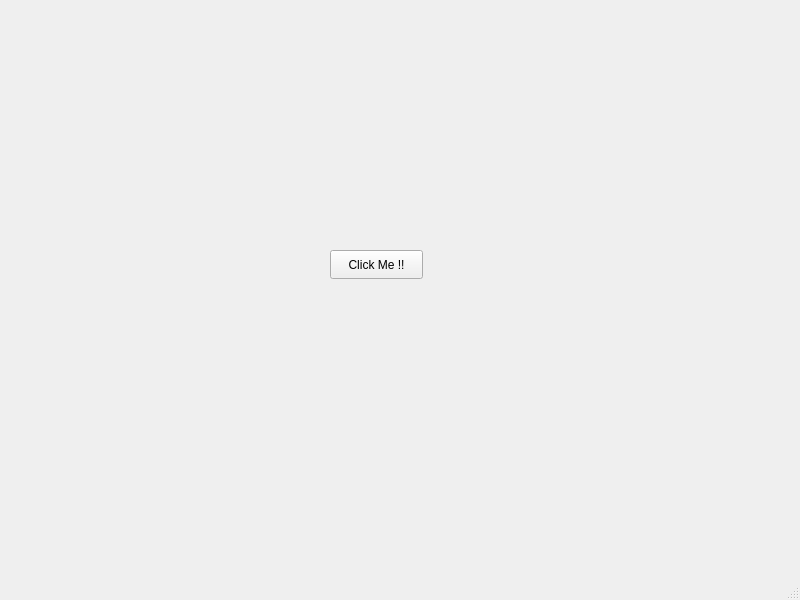
<?xml version="1.0" encoding="UTF-8"?>
<ui version="4.0">
 <class>MainWindow</class>
 <widget class="QMainWindow" name="MainWindow">
  <property name="geometry">
   <rect>
    <x>0</x>
    <y>0</y>
    <width>800</width>
    <height>600</height>
   </rect>
  </property>
  <property name="windowTitle">
   <string>MainWindow</string>
  </property>
  <widget class="QWidget" name="centralwidget">
   <widget class="QPushButton" name="pushButton">
    <property name="geometry">
     <rect>
      <x>330</x>
      <y>250</y>
      <width>93</width>
      <height>29</height>
     </rect>
    </property>
    <property name="text">
     <string>Click Me !!</string>
    </property>
   </widget>
  </widget>
  <widget class="QMenuBar" name="menubar">
   <property name="geometry">
    <rect>
     <x>0</x>
     <y>0</y>
     <width>800</width>
     <height>26</height>
    </rect>
   </property>
  </widget>
  <widget class="QStatusBar" name="statusbar"/>
 </widget>
 <resources/>
 <connections/>
</ui>
